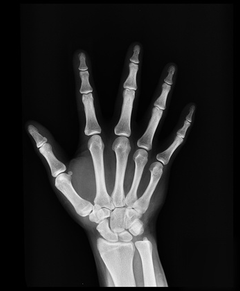
%> input picture class 3/hand-x-ray.jpg (cropped and resized to the size of MATLAB's example picture, made grey), 240 x 291 px, given in place of pout.tif, which was not available
$ octave MIP_Ex_5_3.m   (GNU Octave 9; MATLAB toolbox functions it lacks are replaced by stand-ins)
%> lines starting %> are read from the running program, lines starting %| are printed output that depends on the picture; pictures that were not available may be replaced by others from this repository, and a replacement may not be noted

% Example 5.3 : Histogram Modification

clear;close all;clc;

im  = imread('pout.tif');
%> im is the input picture: size 291x240 uint8; min 0, max 254, mean 36.9

figure();
subplot(3,2,1); imshow(im,[]); title('Original Image');

% Histogram
subplot(3,2,2); imhist(im);ylim('auto');
title('Histogram of Image');

% Histogram equalization
% im_heq = histeq(im, 256);
im_heq = histeq(im);
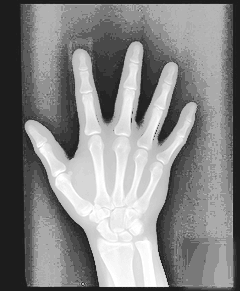
%> im_heq: size 291x240 uint8; min 28, max 255, mean 133.3
subplot(3,2,3); imshow(im_heq);title('Histogram Equalization');

% Histogram of equalized image
subplot(3,2,4); imhist(im_heq);ylim('auto');
title('Histogram of Equalized Image');

% Histogram modification
imsc = histeq(im, 0:200);
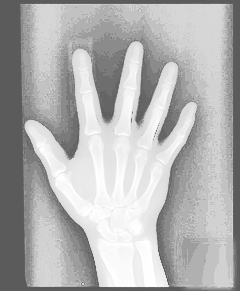
%> imsc: size 291x240 uint8; min 91, max 255, mean 178.1
subplot(3,2,5); imshow(imsc,[]);
title('Histogram Modified');

subplot(3,2,6); imhist(imsc); %ylim('auto');
title('Histogram of Modified Image');
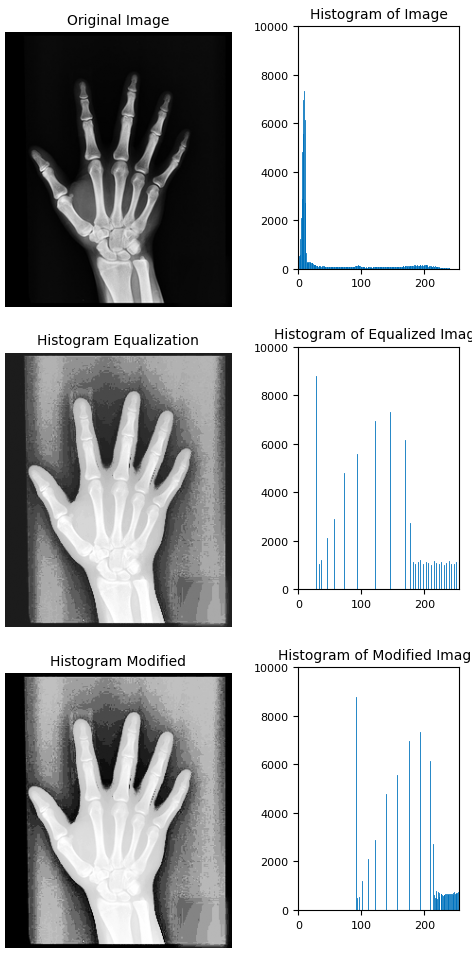
%> figure redrawn from the program's plot data, 6 panels


% % imsc = imscale(im,[0 1]);     % Rescale the values to [0 1]
% imsc = imscale(double(im));
% img = norminv(imsc,0,100);   % Model the histogram to a normal % distribution with a
                                          % mean value 0 and a   %deviation 10
